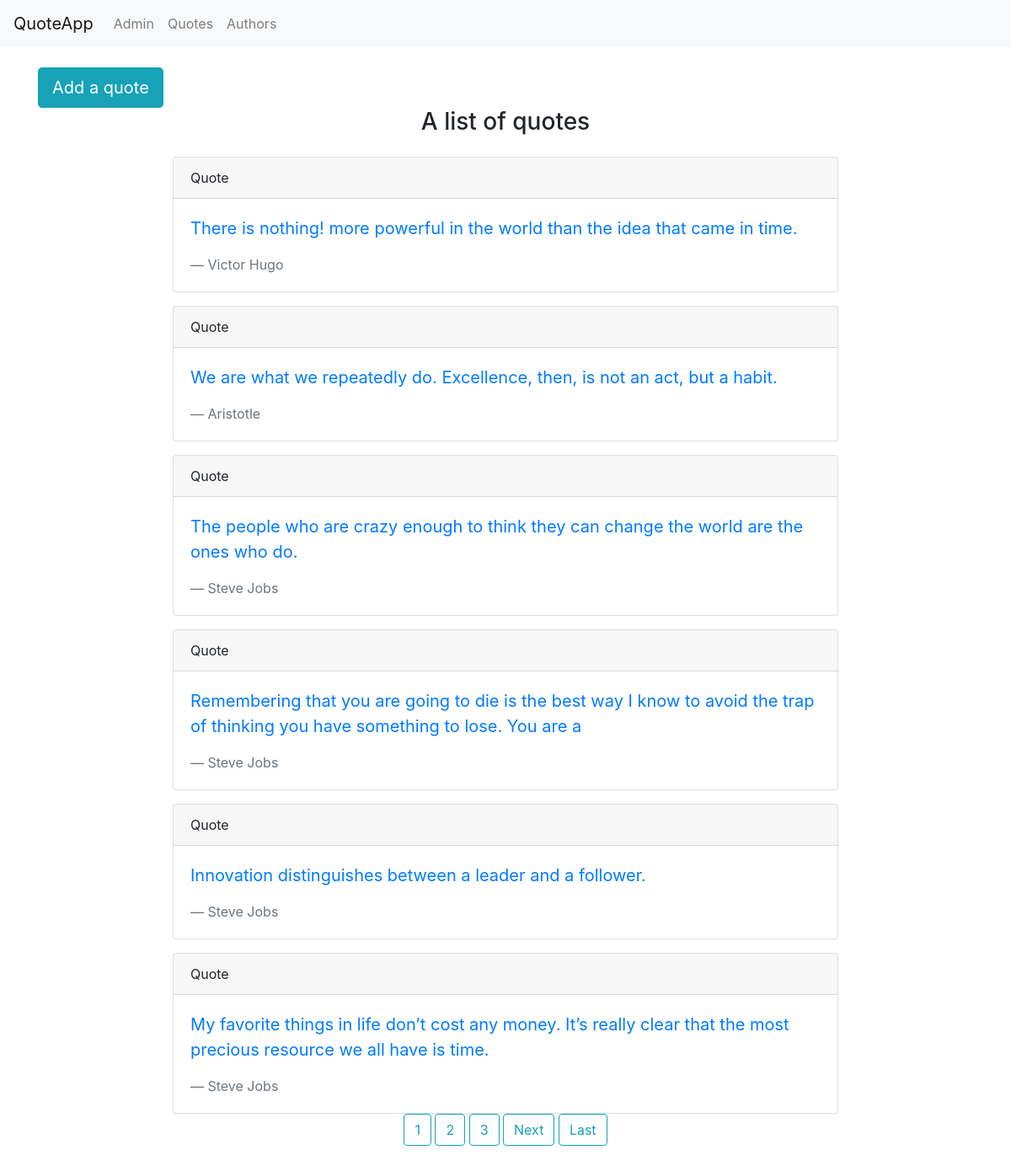
/basic_app/quotes/, run on an earlier commit of the app's database.
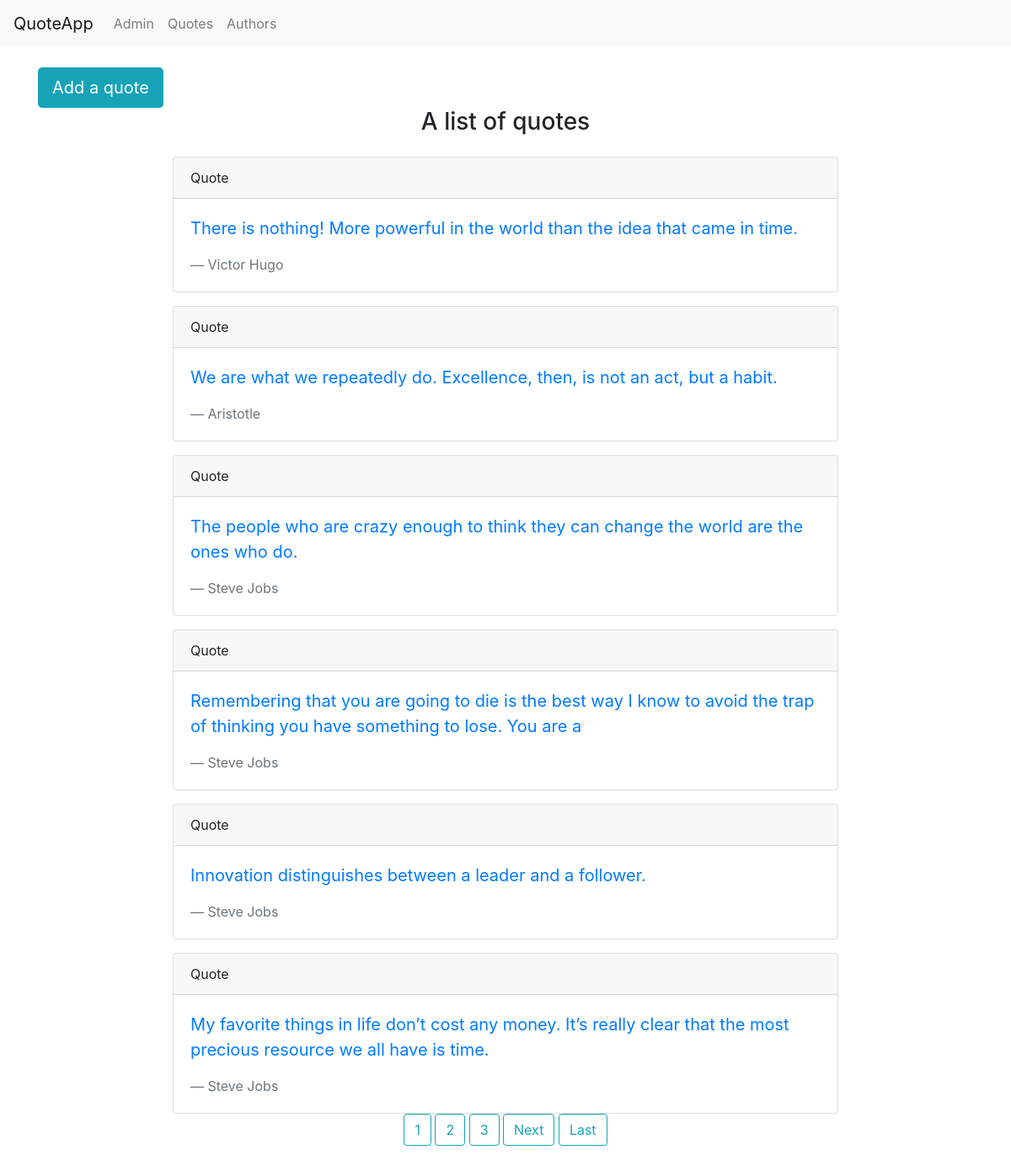
And on a later commit of the database.
### basic_app/models.py (models this page shows, shortened)
class QuotePost(models.Model):
    quoteDesription = models.CharField(max_length=128)
    quoteAuthor = models.ForeignKey(QuoteAuthor,on_delete = models.CASCADE,related_name ='quotesOfMan')

class QuoteAuthor(models.Model):
    author = models.CharField(max_length=64,unique=True)
    famousFor = models.CharField(max_length=32)
    lifeRange = models.CharField(max_length=64)
    def __str__(self):
        return self.author

### basic_app/views.py (the view)
# urls.py: path('quotes/', views.QuoteListView.as_view(), name='quotes'),
class QuoteListView(ListView):
    context_object_name = 'quotes'
    model = QuotePost
    template_name = 'basic_app/quote_list.html'
    paginate_by = 6

### templates/basic_app/quote_list.html (shortened to what this page needs)
<!DOCTYPE html>
{% extends "basic_app/base.html" %}
{% block body_block %}
<div class="container">
  <a href="{% url 'basic_app:create' %}" class="btn btn-info btn-lg" role="button" aria-pressed="true">Add a quote</a>
</div>
<div class="container">
  <div class="text-center">
  <h3>A list of quotes</h3>
  </div>
</div>
<div class="row">
  <div class="col-lg-8 col-md-10 mx-auto">
{% if quotes %}
{% for quote in quotes %}
<div class="card mt-3">
    <div class="card-header">
      Quote
    </div>
    <div class="card-body">
      <blockquote class="blockquote mb-0">
        <a href="{{quote.id}}">
          <p>{{quote.quoteDesription}}</p>
        </a>
        <footer class="blockquote-footer">{{quote.quoteAuthor}}</footer>
      </blockquote>
    </div>
  </div>
{% endfor %}
{% endif %}
</div>
</div>
<div class="container text-center">
    {% if is_paginated %}
    {% for num in page_obj.paginator.page_range %}
     {% if page_obj.number == num %}
       <a class="btn btn-outline-info mb-4" href="?page={{ num }}">{{ num }}</a>
     {% elif num > page_obj.number|add:'-3' and num < page_obj.number|add:'3'%}
       <a class="btn btn-outline-info mb-4" href="?page={{ num }}">{{ num }}</a>
     {% endif %}
    {% endfor %}
    {% if page_obj.has_next %}
    <a class="btn btn-outline-info mb-4" href="?page={{ page_obj.next_page_number}}">Next</a>
    <a class="btn btn-outline-info mb-4" href="?page={{ page_obj.paginator.num_pages}}">Last</a>
    {% endif %}
    {% endif %}
</div>
{% endblock %}

### templates/basic_app/base.html (shortened to what this page needs)
<!DOCTYPE html>
<html lang="en" dir="ltr">
  <head>
    <link rel="stylesheet" href="https://maxcdn.bootstrapcdn.com/bootstrap/4.0.0/css/bootstrap.min.css">
  </head>
  <body>
    <nav class="navbar navbar-expand-lg navbar-light bg-light">
      <a class="navbar-brand" href="{% url 'first_page' %}">QuoteApp</a>
      <div class="collapse navbar-collapse" id="navbarSupportedContent">
        <ul class="navbar-nav mr-auto">
          <li class="nav-item">
            <a class="nav-link" href="{% url 'admin:index' %}">Admin</a>
          </li>
          <li class="nav-item">
            <a class="nav-link" href="{% url 'basic_app:quotes' %}">Quotes</a>
          </li>
          <li class="nav-item">
            <a class="nav-link" href="{% url 'basic_app:authors' %}">Authors</a>
          </li>
        </ul>
      </div>
    </nav>
    {% block body_block %}
    {% endblock %}
  </body>
</html>

What changed in the data, as far as the page shows it:
changed QuotePost "Victor Hugo": quoteDesription "There is nothing! more powerful in the world than the idea that came in time." → "There is nothing! More powerful in the world than the idea that came in time."
